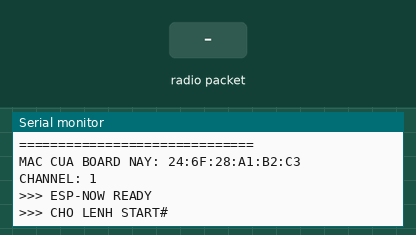
Recording of a sketch running on a simulated ESP32. Parts: the last lines printed to the serial monitor. The inputs (shaded band) are chosen by the test bench.

Above: at 2.3 s.
2.4 s: radio packet "START#" arrives
At 3.6 s:
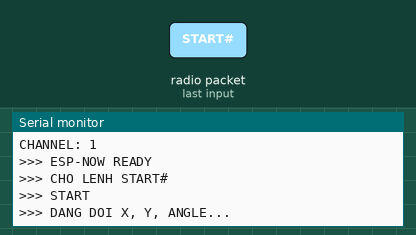
4.2 s: radio packet "STOP#" arrives
At 4.7 s:
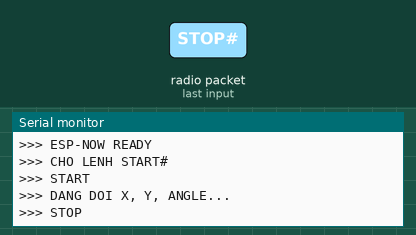

Measured:
- after the input at 2.4 s, the serial monitor: prints a new line at once (image 1)
- after the input at 4.2 s, the serial monitor: prints a new line at once (image 2)

The sketch:

ESP8266.ino
```cpp
#include <WiFi.h>
#include <esp_now.h>
#include <esp_wifi.h>
#include <math.h>

#define ESPNOW_CHANNEL 1

// =============================================================
// DUNG CUNG FILE NAY CHO CA 2 ESP32 RECEIVER.
//
// Gateway da route theo MAC:
//   MAC 40:22:D8:4F:07:E0 <- du lieu Robot ID 8
//   MAC 40:22:D8:3E:75:04 <- du lieu Robot ID 9
//
// Moi receiver chi nhan:
//   X.X;Y.Y;ANGLE.A#
//
// Vi du:
//   352.4;64.7;43.2#
// =============================================================

volatile float robotX = 0.0f;
volatile float robotY = 0.0f;
volatile float robotAngle = 0.0f;

volatile bool newData = false;
volatile bool trackingEnabled = false;
volatile unsigned long lastReceiveTime = 0;
volatile bool waitingPrinted = false;

const unsigned long DATA_TIMEOUT = 300;

void OnDataRecv(
    const esp_now_recv_info_t *info,
    const uint8_t *incomingData,
    int len
)
{
    char buffer[100];

    if (len >= (int)sizeof(buffer))
    {
        len = sizeof(buffer) - 1;
    }

    memcpy(buffer, incomingData, len);
    buffer[len] = '\0';

    // =========================================================
    // START
    // =========================================================
    if (strcmp(buffer, "START#") == 0)
    {
        trackingEnabled = true;
        newData = false;
        lastReceiveTime = millis();
        waitingPrinted = false;

        Serial.println(">>> START");
        return;
    }

    // =========================================================
    // STOP
    // =========================================================
    if (strcmp(buffer, "STOP#") == 0)
    {
        trackingEnabled = false;
        newData = false;
        waitingPrinted = false;

        Serial.println(">>> STOP");
        return;
    }

    if (!trackingEnabled)
        return;

    // =========================================================
    // DATA FLOAT: X;Y;ANGLE#
    // =========================================================
    float x = 0.0f;
    float y = 0.0f;
    float angle = 0.0f;

    int result = sscanf(
        buffer,
        "%f;%f;%f#",
        &x,
        &y,
        &angle
    );

    if (result != 3)
        return;

    // Chuan hoa angle ve [0, 360)
    angle = fmodf(angle, 360.0f);

    if (angle < 0.0f)
    {
        angle += 360.0f;
    }

    robotX = x;
    robotY = y;
    robotAngle = angle;

    newData = true;
    lastReceiveTime = millis();
    waitingPrinted = false;
}

void setup()
{
    Serial.begin(115200);
    delay(1000);

    WiFi.mode(WIFI_STA);
    delay(100);

    esp_wifi_set_ps(WIFI_PS_NONE);
    WiFi.disconnect();

    if (
        esp_wifi_set_channel(
            ESPNOW_CHANNEL,
            WIFI_SECOND_CHAN_NONE
        ) != ESP_OK
    )
    {
        Serial.println(">>> LOI DAT WIFI CHANNEL");
    }

    Serial.println();
    Serial.println("==============================");
    Serial.println("ESP32 ROBOT RECEIVER - FLOAT");
    Serial.println("==============================");

    Serial.print("MAC CUA BOARD NAY: ");
    Serial.println(WiFi.macAddress());

    Serial.print("CHANNEL: ");
    Serial.println(ESPNOW_CHANNEL);

    if (esp_now_init() != ESP_OK)
    {
        Serial.println(">>> ESP-NOW INIT FAILED");
        while (true) delay(1000);
    }

    if (esp_now_register_recv_cb(OnDataRecv) != ESP_OK)
    {
        Serial.println(">>> REGISTER CALLBACK FAILED");
        while (true) delay(1000);
    }

    Serial.println(">>> ESP-NOW READY");
    Serial.println(">>> CHO LENH START#");
}

void loop()
{
    if (!trackingEnabled)
    {
        delay(10);
        return;
    }

    if (newData)
    {
        newData = false;

        // Copy ra bien local de dung cho dieu khien robot.
        float x = robotX;
        float y = robotY;
        float angle = robotAngle;

        Serial.print("X = ");
        Serial.print(x, 1);

        Serial.print(" | Y = ");
        Serial.print(y, 1);

        Serial.print(" | ANGLE = ");
        Serial.print(angle, 1);

        Serial.println(" deg");

        // =====================================================
        // DAT THUAT TOAN DIEU KHIEN MOTOR CUA ROBOT TAI DAY.
        // x, y, angle DEU LA FLOAT.
        // =====================================================
    }

    if (
        millis() - lastReceiveTime > DATA_TIMEOUT
        && !waitingPrinted
    )
    {
        Serial.println(">>> DANG DOI X, Y, ANGLE...");
        waitingPrinted = true;
    }

    delay(1);
}
```
